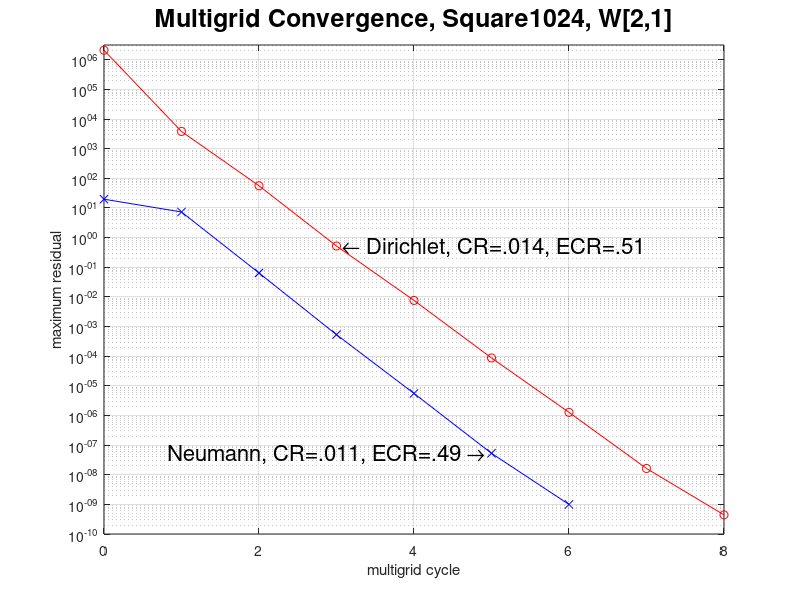

The MATLAB script that drew this image:
clear;

t=[0 1 2 3 4 5 6 7 8 ];
defect=[2.097e+06 3.810e+03 5.590e+01 5.197e-01 7.591e-03 8.700e-05 1.270e-06 1.624e-08 4.415e-10 ];
tn=[0 1 2 3 4 5 6];
defectn=[1.974e+01 7.317e+00 6.400e-02 5.311e-04 5.527e-06 5.278e-08 9.949e-10 ];
clf
set(gca,'FontSize',16);
plot(t,defect,'r-o',tn,defectn,'b-x');
title('Multigrid Convergence, Square1024, W[2,1]','FontSize',18);
ylabel('maximum residual');
xlabel('multigrid cycle');
set(gca,'YScale','log');
grid on
% legend('BC=Dirichlet','BC=Neumann');
text(t(4),defect(4),' \leftarrow Dirichlet, CR=.014, ECR=.51','HorizontalAlignment','left','FontSize',16);
text(tn(6),defectn(6),'Neumann, CR=.011, ECR=.49 \rightarrow ','HorizontalAlignment','right','FontSize',16);

yMax=max(defect(1),defectn(1))*1.5;
yMin=1.e-10;
set(gca,'YLim',[yMin yMax]);


% pause
% print -deps2 residual.eps


% print -deps2 residual.square1024.DN.eps
% print -depsc2 residual.square1024.DN.eps

% **********************************************************
% Dirichlet:
% \begin{tabular}{|c|c|c|c|c|} \hline 
%  $i$   & $\vert\vert\mbox{res}\vert\vert_\infty$  &  CR     &  WU    & ECR  \\   \hline 
%  $ 1$  & $ 3.8e+03$ & $0.002$ & $ 8.1$ & $0.46$ \\ 
%  $ 2$  & $ 5.6e+01$ & $0.015$ & $ 6.1$ & $0.50$ \\ 
%  $ 3$  & $ 5.2e-01$ & $0.009$ & $ 6.1$ & $0.47$ \\ 
%  $ 4$  & $ 7.6e-03$ & $0.015$ & $ 6.1$ & $0.50$ \\ 
%  $ 5$  & $ 8.7e-05$ & $0.011$ & $ 6.1$ & $0.48$ \\ 
%  $ 6$  & $ 1.3e-06$ & $0.015$ & $ 6.1$ & $0.50$ \\ 
%  $ 7$  & $ 1.6e-08$ & $0.013$ & $ 7.1$ & $0.54$ \\ 
%  $ 8$  & $ 4.4e-10$ & $0.027$ & $ 7.1$ & $0.60$ \\ 
% \hline 
% \multicolumn{5}{|c|}{Grid: square1024. 04/01/28}  \\
% \multicolumn{5}{|c|}{BC: DDDD.}  \\
% \multicolumn{5}{|c|}{Second-order accurate.}  \\
% \multicolumn{5}{|c|}{Trigonometric solution.}  \\
% \multicolumn{5}{|c|}{W[2,1]: rb $\omega=1.10$}  \\
% \multicolumn{5}{|c|}{1.06e+06 grid-points. 5 levels.}  \\
% \multicolumn{5}{|c|}{Average CR=$0.014$, ECR=$0.51$.}  \\
% \multicolumn{5}{|c|}{time/cycle = 6.07e-01 s.}  \\
% \hline 

% ****************************************************
% Neumann: NMNN

% \begin{tabular}{|c|c|c|c|c|} \hline 
%  $i$   & $\vert\vert\mbox{res}\vert\vert_\infty$  &  CR     &  WU    & ECR  \\   \hline 
%  $ 1$  & $ 7.3e+00$ & $0.371$ & $ 8.1$ & $0.88$ \\ 
%  $ 2$  & $ 6.4e-02$ & $0.009$ & $ 6.1$ & $0.46$ \\ 
%  $ 3$  & $ 5.3e-04$ & $0.008$ & $ 6.1$ & $0.46$ \\ 
%  $ 4$  & $ 5.5e-06$ & $0.010$ & $ 6.1$ & $0.47$ \\ 
%  $ 5$  & $ 5.3e-08$ & $0.010$ & $ 6.1$ & $0.47$ \\ 
%  $ 6$  & $ 9.9e-10$ & $0.019$ & $ 7.1$ & $0.57$ \\ 
% \hline 
% \multicolumn{5}{|c|}{Grid: square1024. 04/01/28}  \\
% \multicolumn{5}{|c|}{BC: NMNN.}  \\
% \multicolumn{5}{|c|}{Second-order accurate.}  \\
% \multicolumn{5}{|c|}{Trigonometric solution.}  \\
% \multicolumn{5}{|c|}{W[2,1]: rb $\omega=1.10$}  \\
% \multicolumn{5}{|c|}{1.06e+06 grid-points. 5 levels.}  \\
% \multicolumn{5}{|c|}{Average CR=$0.011$, ECR=$0.49$.}  \\
% \multicolumn{5}{|c|}{time/cycle = 6.79e-01 s.}  \\
